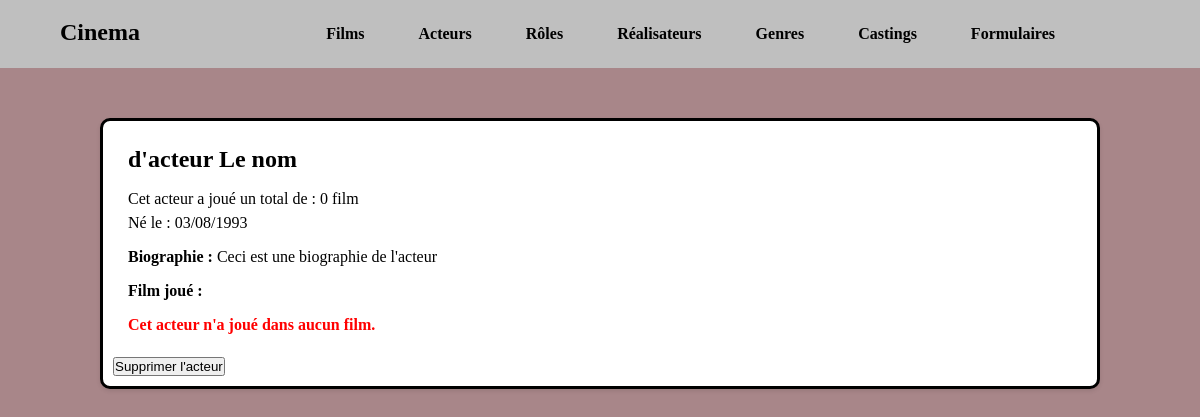
The app's page /index.php?action=infosActeur&id=93 with its own data.
### tables this page shows
CREATE TABLE IF NOT EXISTS `acteur` (
  `id_acteur` int NOT NULL AUTO_INCREMENT,
  `path_img_acteur` longtext,
  `biographie` longtext,
  `id_personne` int DEFAULT NULL,
  PRIMARY KEY (`id_acteur`) USING BTREE,
  KEY `id_personne` (`id_personne`),
  CONSTRAINT `FK_acteur_personne` FOREIGN KEY (`id_personne`) REFERENCES `personne` (`id_personne`)
);

CREATE TABLE IF NOT EXISTS `personne` (
  `id_personne` int NOT NULL AUTO_INCREMENT,
  `nom` varchar(50) DEFAULT NULL,
  `prenom` varchar(50) DEFAULT NULL,
  `birthdate` date DEFAULT NULL,
  `sexe` varchar(10) DEFAULT NULL,
  PRIMARY KEY (`id_personne`)
);

### controller/ActeursController.php (called while the page is built, shortened)
<?php
class ActeursController {
    public function infosActeur($id_acteur) {
        $pdo = Connect::Connexion();
        $query_acteur_infos = "
        SELECT a.id_acteur, p.prenom, p.nom, p.sexe, DATE_FORMAT(p.birthdate, '%d/%m/%Y') AS birthdate, a.biographie
        FROM acteur a
        INNER JOIN personne p ON p.id_personne = a.id_personne
        WHERE a.id_acteur = :id_acteur
        ";
        $request_acteur_infos = $pdo->prepare($query_acteur_infos);
        $request_acteur_infos->execute(["id_acteur" => $id_acteur]);
        $query_acteur_list_films = "
            SELECT a.id_acteur, f.titre_film, f.date_sortie, r.id_role, r.role_name, f.id_film, f.path_img_film
            FROM acteur a
            INNER JOIN casting c ON c.acteur_id = a.id_acteur
            INNER JOIN film f ON f.id_film = c.film_id
            INNER JOIN role r ON r.id_role = c.role_id
            WHERE a.id_acteur = :id_acteur
        ";
        $request_acteur_list_films = $pdo->prepare($query_acteur_list_films);
        $request_acteur_list_films->execute(["id_acteur" => $id_acteur]);
        require "view/acteur/infosActeur.php";
    }
}

### view/acteur/infosActeur.php (the view, shortened to what this page needs)
<?php
$imagePath = 'public/images/imgFilms/';
?>
<div class="container">
    <div class="content">
        <div class="acteur-card-detail">
            <?php if (isset($request_acteur_infos)) {
                $acteur_infos = $request_acteur_infos->fetch(); ?>
                <h2><?= $acteur_infos["prenom"] . " " . $acteur_infos["nom"] ?></h2>
                <p class="acteur-info">Cet acteur a joué un total de : <?= $request_acteur_list_films->rowCount() ?> film<?= ($request_acteur_list_films->rowCount() > 1) ? "s" : "" ?></p>
                <p>Né le : <?= $acteur_infos["birthdate"] ?></p>
                <?php if (isset($acteur_infos["biographie"])): ?>
                    <span class="acteur-info"><b>Biographie :</b> <?= $acteur_infos["biographie"] ?></span>
                <?php endif; ?>
                <span>
                    <b>Film<?= ($request_acteur_list_films->rowCount() > 1) ? "s" : "" ?> joué<?= ($request_acteur_list_films->rowCount() > 1) ? "s" : "" ?> :</b>
                </span>
            <?php } ?>
            <?php if ($request_acteur_list_films->rowCount() > 0) { ?>
                <div class="acteur-card-horizontal">
                    <?php foreach ($request_acteur_list_films->fetchAll() as $acteur_film) { ?>
                        <div class="acteur-container">
                            <a href="index.php?action=infosFilm&id=<?= $acteur_film['id_film'] ?>">
                                <div class="acteur-card">
                                    <img class="acteur-image" src="<?= $imagePath . $acteur_film['path_img_film'] ?>" alt="affiche du film <?= $acteur_film['titre_film'] ?>">
                                    <div class="acteur-info">
                                        <h3 class="acteur-title"><a class="acteur-link" href="index.php?action=infosFilm&id=<?= $acteur_film['id_film'] ?>"><?= $acteur_film['titre_film'] ?></a>
                                            <?php if(isset($acteur_film['role_name'])): ?>
                                                <span class="acteur-role"><a class="acteur-link" href="index.php?action=infosRole&id=<?= $acteur_film['id_role'] ?>"><?= $acteur_film['role_name'] ?></a></span>
                                            <?php endif; ?>
                                            <span class="acteur-date"><?= $acteur_film['date_sortie'] ?></span>
                                        </h3>
                                    </div>
                                </div>
                            </a>
                        </div>
                    <?php } ?>
                </div>
            <?php } else { ?>
                <span class="error">Cet acteur n'a joué dans aucun film.</span>
            <?php } ?>
        </div>
        <form method="post" action="index.php?action=supprimerActeur&id=<?= $acteur_infos['id_acteur'] ?>">
            <button type="submit" class="btn">Supprimer l'acteur</button>
        </form>
    </div>
</div>
<?php
$cssLink = '<link rel="stylesheet" href="public/css/acteur/infosActeur.css">';
require "view/template.php";
?>

### public/css/acteur/infosActeur.css (style rules this page uses)
.container { display: flex; justify-content: center; align-items: flex-start; height: 100vh; margin-top: 50px; }
.container .content { background-color: #fff; border: 3px solid #000000; border-radius: 10px; width: 100%; max-width: 1000px; padding: 10px; box-shadow: 0 2px 4px rgba(0, 0, 0, 0.1); }
.acteur-card-detail { font-size: 16px; line-height: 1.5; padding: 10px; width: 100%; max-width: 1000px; margin: 0 auto; margin-left: 5px; box-sizing: border-box; }
.acteur-card-detail span { display: block; margin-bottom: 10px; }
.acteur-info { margin-right: 5px; margin-top:10px; width: 100%; }
.error { color: red; font-weight: bold; }

### public/css/standard.css (style rules this page uses)
* { margin: 0; padding: 0; color: black; text-decoration: none; list-style: none; }
* { padding: 0; margin: 0; box-sizing: border-box; }

### records on screen
acteur: id_personne.prenom "d'acteur", id_personne.nom "Le nom", biographie "Ceci est une biographie de l'acteur"

### other values on screen
$request_acteur_list_films->rowCount() "0"
$acteur_infos["birthdate"] "03/08/1993"
